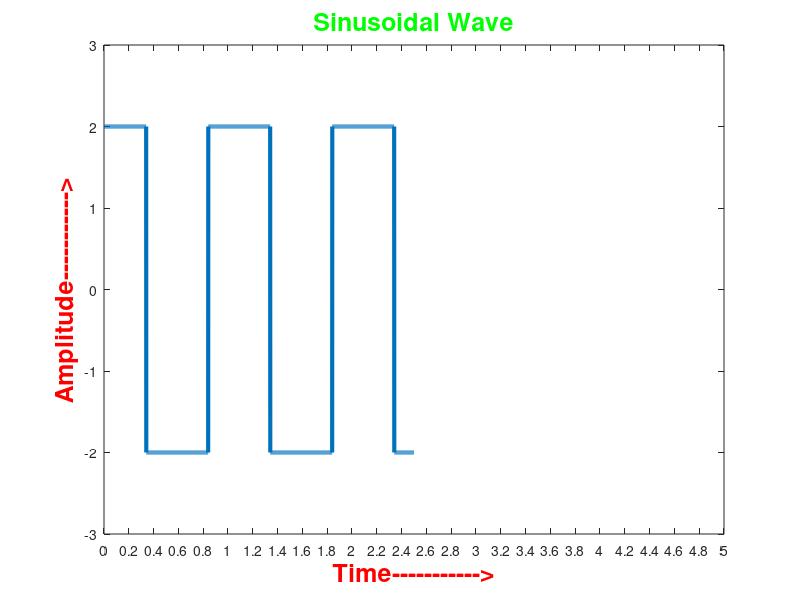

Source code (MATLAB):
A=2;
W0=2*pi;
phi=1;
t=0:0.001:2.5;
Y=A*square(W0*t + phi);
plot(t,Y)
k=plot(t,Y)
xlabel('Time----------->','FontSize',18,'FontWeight','bold','color','red');
ylabel('Amplitude----------->','FontSize',18,'FontWeight','bold','color','red');
title('Sinusoidal Wave','FontSize',18,'FontWeight','bold','color','green');
axis([0 5 -3 3]);
set(gca,'XTick',0:.2:10);
set(k,'LineWidth',3);
set(k,'LineStyle','-');